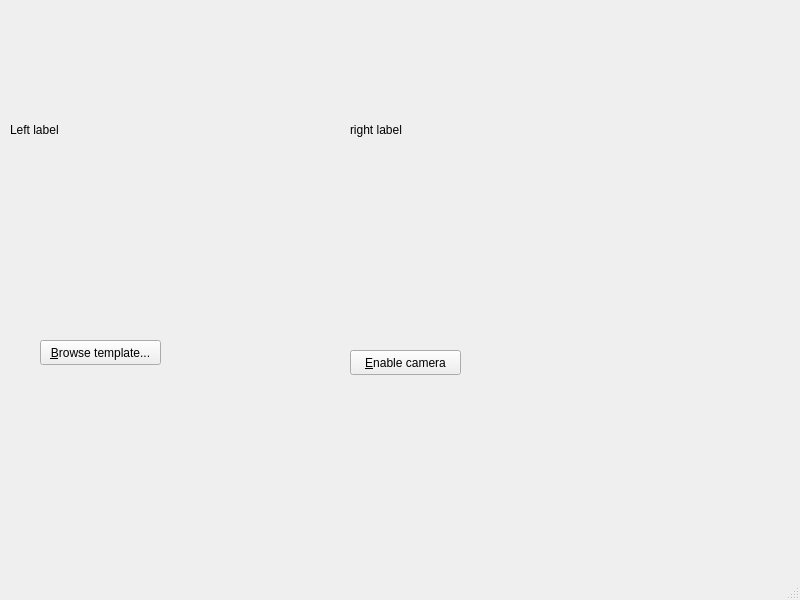
<?xml version="1.0" encoding="UTF-8"?>
<ui version="4.0">
 <class>MainWindow</class>
 <widget class="QMainWindow" name="MainWindow">
  <property name="geometry">
   <rect>
    <x>0</x>
    <y>0</y>
    <width>800</width>
    <height>600</height>
   </rect>
  </property>
  <property name="windowTitle">
   <string>SIFT_Demo</string>
  </property>
  <widget class="QWidget" name="centralwidget">
   <widget class="QPushButton" name="browse_button">
    <property name="geometry">
     <rect>
      <x>40</x>
      <y>340</y>
      <width>121</width>
      <height>25</height>
     </rect>
    </property>
    <property name="text">
     <string>&amp;Browse template...</string>
    </property>
   </widget>
   <widget class="QPushButton" name="toggle_cam_button">
    <property name="geometry">
     <rect>
      <x>350</x>
      <y>350</y>
      <width>111</width>
      <height>25</height>
     </rect>
    </property>
    <property name="text">
     <string>&amp;Enable camera</string>
    </property>
   </widget>
   <widget class="QLabel" name="template_label">
    <property name="geometry">
     <rect>
      <x>10</x>
      <y>10</y>
      <width>320</width>
      <height>240</height>
     </rect>
    </property>
    <property name="text">
     <string>Left label</string>
    </property>
   </widget>
   <widget class="QLabel" name="live_image_label">
    <property name="geometry">
     <rect>
      <x>350</x>
      <y>10</y>
      <width>320</width>
      <height>240</height>
     </rect>
    </property>
    <property name="text">
     <string>right label</string>
    </property>
   </widget>
  </widget>
  <widget class="QMenuBar" name="menubar">
   <property name="geometry">
    <rect>
     <x>0</x>
     <y>0</y>
     <width>800</width>
     <height>22</height>
    </rect>
   </property>
  </widget>
  <widget class="QStatusBar" name="statusbar"/>
 </widget>
 <resources/>
 <connections/>
</ui>
